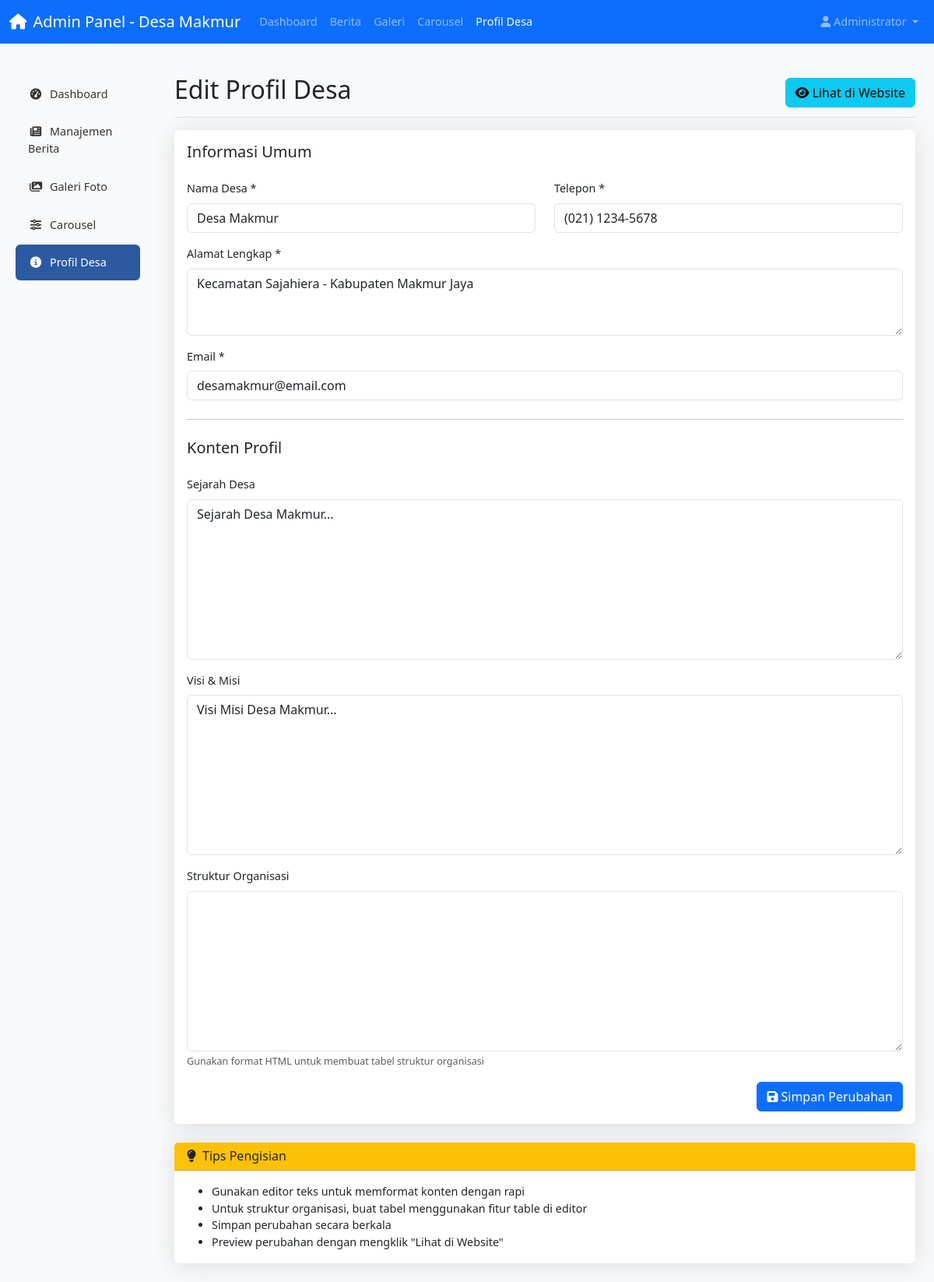
The app's page /admin/profil.php (signed in) with its own data.
### tables this page shows
CREATE TABLE `profil_desa` (
  `id` int NOT NULL,
  `nama_desa` varchar(100) NOT NULL,
  `alamat` text,
  `telepon` varchar(20) DEFAULT NULL,
  `email` varchar(100) DEFAULT NULL,
  `sejarah` text,
  `visi_misi` text,
  `struktur_organisasi` text,
  `created_at` timestamp NULL DEFAULT CURRENT_TIMESTAMP,
  `updated_at` timestamp NULL DEFAULT CURRENT_TIMESTAMP ON UPDATE CURRENT_TIMESTAMP
);

### admin/profil.php (the view, shortened to what this page needs)
<?php
include '../includes/config.php';
$stmt = $pdo->query("SELECT * FROM profil_desa LIMIT 1");
$profil = $stmt->fetch(PDO::FETCH_ASSOC);
?>
<!DOCTYPE html>
<html lang="id">
<head>
    <link href="https://cdn.jsdelivr.net/npm/bootstrap@5.3.0/dist/css/bootstrap.min.css" rel="stylesheet">
    <link rel="stylesheet" href="https://cdnjs.cloudflare.com/ajax/libs/font-awesome/6.4.0/css/all.min.css">
    <link href="../assets/css/admin.css" rel="stylesheet">
</head>
<body>
    <nav class="navbar navbar-expand-lg navbar-dark bg-primary">
        <div class="container-fluid">
            <a class="navbar-brand" href="dashboard.php">
                <i class="fas fa-home me-2"></i>Admin Panel - Desa Makmur
            </a>
            <div class="collapse navbar-collapse" id="adminNavbar">
                <ul class="navbar-nav me-auto">
                    <li class="nav-item">
                        <a class="nav-link" href="dashboard.php">Dashboard</a>
                    </li>
                    <li class="nav-item">
                        <a class="nav-link" href="artikel.php">Berita</a>
                    </li>
                    <li class="nav-item">
                        <a class="nav-link" href="galeri.php">Galeri</a>
                    </li>
                    <li class="nav-item">
                        <a class="nav-link" href="carousel.php">Carousel</a>
                    </li>
                    <li class="nav-item">
                        <a class="nav-link active" href="profil.php">Profil Desa</a>
                    </li>
                </ul>
                <div class="navbar-nav">
                    <li class="nav-item dropdown">
                        <a class="nav-link dropdown-toggle" href="#" role="button" data-bs-toggle="dropdown">
                            <i class="fas fa-user me-1"></i><?= $_SESSION['nama_lengkap'] ?>
                        </a>
                    </li>
                </div>
            </div>
        </div>
    </nav>
    <div class="container-fluid mt-4">
        <div class="row">
            <div class="col-md-3 col-lg-2 d-md-block bg-light sidebar">
                <div class="position-sticky pt-3">
                    <ul class="nav flex-column">
                        <li class="nav-item">
                            <a class="nav-link" href="dashboard.php">
                                <i class="fas fa-tachometer-alt me-2"></i>Dashboard
                            </a>
                        </li>
                        <li class="nav-item">
                            <a class="nav-link" href="artikel.php">
                                <i class="fas fa-newspaper me-2"></i>Manajemen Berita
                            </a>
                        </li>
                        <li class="nav-item">
                            <a class="nav-link" href="galeri.php">
                                <i class="fas fa-images me-2"></i>Galeri Foto
                            </a>
                        </li>
                        <li class="nav-item">
                            <a class="nav-link" href="carousel.php">
                                <i class="fas fa-sliders-h me-2"></i>Carousel
                            </a>
                        </li>
                        <li class="nav-item">
                            <a class="nav-link active" href="profil.php">
                                <i class="fas fa-info-circle me-2"></i>Profil Desa
                            </a>
                        </li>
                    </ul>
                </div>
            </div>
            <main class="col-md-9 ms-sm-auto col-lg-10 px-md-4">
                <div class="d-flex justify-content-between flex-wrap flex-md-nowrap align-items-center pt-3 pb-2 mb-3 border-bottom">
                    <h1 class="h2">Edit Profil Desa</h1>
                    <a href="../pages/profil.php" target="_blank" class="btn btn-info">
                        <i class="fas fa-eye me-1"></i>Lihat di Website
                    </a>
                </div>
                <div class="card">
                    <div class="card-body">
                        <form method="POST">
                            <h5 class="card-title mb-4">Informasi Umum</h5>
                            <div class="row mb-3">
                                <div class="col-md-6">
                                    <label for="nama_desa" class="form-label">Nama Desa *</label>
                                    <input type="text" class="form-control" id="nama_desa" name="nama_desa" value="<?= $profil['nama_desa'] ?>" required>
                                </div>
                                <div class="col-md-6">
                                    <label for="telepon" class="form-label">Telepon *</label>
                                    <input type="text" class="form-control" id="telepon" name="telepon" value="<?= $profil['telepon'] ?>" required>
                                </div>
                            </div>
                            <div class="mb-3">
                                <label for="alamat" class="form-label">Alamat Lengkap *</label>
                                <textarea class="form-control" id="alamat" name="alamat" rows="3" required><?= $profil['alamat'] ?></textarea>
                            </div>
                            <div class="mb-3">
                                <label for="email" class="form-label">Email *</label>
                                <input type="email" class="form-control" id="email" name="email" value="<?= $profil['email'] ?>" required>
                            </div>
                            <hr class="my-4">
                            <h5 class="card-title mb-4">Konten Profil</h5>
                            <div class="mb-3">
                                <label for="sejarah" class="form-label">Sejarah Desa</label>
                                <textarea class="form-control rich-text" id="sejarah" name="sejarah" rows="8"><?= $profil['sejarah'] ?></textarea>
                            </div>
                            <div class="mb-3">
                                <label for="visi_misi" class="form-label">Visi & Misi</label>
                                <textarea class="form-control rich-text" id="visi_misi" name="visi_misi" rows="8"><?= $profil['visi_misi'] ?></textarea>
                            </div>
                            <div class="mb-3">
                                <label for="struktur_organisasi" class="form-label">Struktur Organisasi</label>
                                <textarea class="form-control rich-text" id="struktur_organisasi" name="struktur_organisasi" rows="8"><?= $profil['struktur_organisasi'] ?></textarea>
                                <div class="form-text">Gunakan format HTML untuk membuat tabel struktur organisasi</div>
                            </div>
                            <div class="d-grid gap-2 d-md-flex justify-content-md-end">
                                <button type="submit" class="btn btn-primary">
                                    <i class="fas fa-save me-1"></i>Simpan Perubahan
                                </button>
                            </div>
                        </form>
                    </div>
                </div>
                <div class="card mt-4">
                    <div class="card-header bg-warning text-dark">
                        <h6 class="mb-0"><i class="fas fa-lightbulb me-2"></i>Tips Pengisian</h6>
                    </div>
                    <div class="card-body">
                        <ul class="mb-0">
                            <li>Gunakan editor teks untuk memformat konten dengan rapi</li>
                            <li>Untuk struktur organisasi, buat tabel menggunakan fitur table di editor</li>
                            <li>Simpan perubahan secara berkala</li>
                            <li>Preview perubahan dengan mengklik "Lihat di Website"</li>
                        </ul>
                    </div>
                </div>
            </main>
        </div>
    </div>
</body>
</html>

### assets/css/admin.css (style rules this page uses)
:root { --primary-color: #2c5aa0; --sidebar-width: 250px; }
body { font-size: 0.9rem; background-color: #f8f9fa; }
.sidebar .nav-link { color: #333; padding: 0.75rem 1rem; border-radius: 0.25rem; margin: 0.1rem 0.5rem; }
.sidebar .nav-link:hover, .sidebar .nav-link.active { background-color: var(--primary-color); color: white; }
.sidebar .nav-link i { width: 20px; text-align: center; }
.card { border: none; box-shadow: 0 0.15rem 1.75rem 0 rgba(58, 59, 69, 0.15); }
.card { border: none; box-shadow: 0 0.15rem 1.75rem 0 rgba(58, 59, 69, 0.15); margin-bottom: 1.5rem; }
.btn { border-radius: 0.375rem; }
.sidebar .nav-link.active { background-color: var(--primary-color); color: white; border-radius: 0.375rem; }

### records on screen
profil_desa: nama_desa "Desa Makmur", telepon "(021) 1234-5678", alamat "Kecamatan Sajahiera - Kabupaten Makmur Jaya", email "desamakmur@email.com", sejarah "Sejarah Desa Makmur...", visi_misi "Visi Misi Desa Makmur..."

### other values on screen
$_SESSION['nama_lengkap'] "Administrator"
